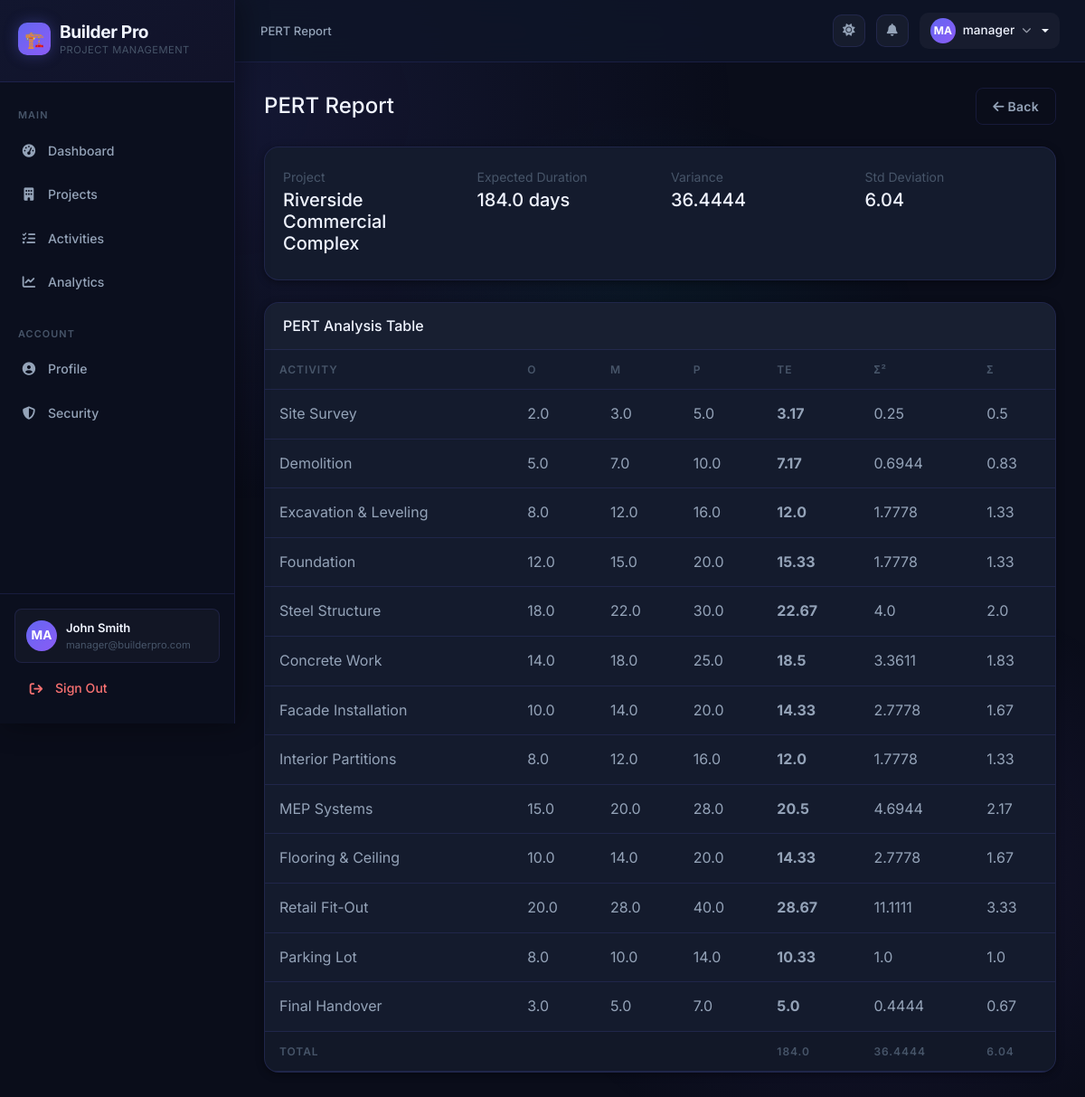
Screenshot of /analytics/project/2/pert-report/ (signed in) with the database file from the repository.
### projects/models.py (models this page shows, shortened)
class Project(models.Model):
    name = models.CharField(max_length=200)
    description = models.TextField(blank=True)
    client_name = models.CharField(max_length=200, blank=True)
    location = models.CharField(max_length=200, blank=True)
    start_date = models.DateField()
    end_date = models.DateField()
    budget = models.DecimalField(max_digits=15, decimal_places=2, default=0)
    status = models.CharField(max_length=20, choices=STATUS_CHOICES, default='planning')
    created_by = models.ForeignKey(User, on_delete=models.SET_NULL, null=True, related_name='projects')
    created_at = models.DateTimeField(auto_now_add=True)
    updated_at = models.DateTimeField(auto_now=True)

### activities/models.py (models this page shows, shortened)
class Activity(models.Model):
    project = models.ForeignKey(Project, on_delete=models.CASCADE, related_name='activities')
    name = models.CharField(max_length=200)
    description = models.TextField(blank=True)
    optimistic_time = models.FloatField(default=0)
    most_likely_time = models.FloatField(default=0)
    pessimistic_time = models.FloatField(default=0)
    expected_duration = models.FloatField(default=0, editable=False)
    variance = models.FloatField(default=0, editable=False)
    standard_deviation = models.FloatField(default=0, editable=False)
    cost = models.DecimalField(max_digits=12, decimal_places=2, default=0)
    priority = models.CharField(max_length=20, choices=PRIORITY_CHOICES, default='medium')
    status = models.CharField(max_length=20, choices=STATUS_CHOICES, default='not_started')
    assigned_to = models.ForeignKey(User, on_delete=models.SET_NULL, null=True, blank=True, related_name='activities')
    start_date = models.DateField(null=True, blank=True)
    end_date = models.DateField(null=True, blank=True)
    earliest_start = models.FloatField(default=0, editable=False)
    earliest_finish = models.FloatField(default=0, editable=False)
    latest_start = models.FloatField(default=0, editable=False)
    latest_finish = models.FloatField(default=0, editable=False)
    float_time = models.FloatField(default=0, editable=False)
    is_critical = models.BooleanField(default=False, editable=False)
    created_at = models.DateTimeField(auto_now_add=True)
    updated_at = models.DateTimeField(auto_now=True)
    class Meta:
        verbose_name_plural = 'Activities'
        ordering = ['project', 'earliest_start']

### analytics/views.py (the view)
# urls.py: path('project/<int:pk>/pert-report/', views.pert_report, name='pert_report'),
@login_required
def pert_report(request, pk):
    project = get_object_or_404(Project, pk=pk)
    activities = Activity.objects.filter(project=project)
    total_expected = sum(a.expected_duration for a in activities)
    total_variance = sum(a.variance for a in activities)
    total_std = total_variance ** 0.5
    return render(request, 'analytics/pert_report.html', {
        'project': project,
        'activities': activities,
        'total_expected': round(total_expected, 2),
        'total_variance': round(total_variance, 4),
        'total_std': round(total_std, 2),
    })

### templates/analytics/pert_report.html (shortened to what this page needs)
{% extends 'base.html' %}
{% block breadcrumb %}PERT Report{% endblock %}
{% block content %}
<div class="d-flex justify-content-between align-items-center mb-4">
    <h4 class="mb-0">PERT Report</h4>
    <a href="{% url 'pert_analysis' project.pk %}" class="btn btn-outline-secondary"><i class="fas fa-arrow-left"></i> Back</a>
</div>
<div class="card mb-4">
    <div class="card-body">
        <div class="row">
            <div class="col-md-3">
                <small class="text-muted">Project</small>
                <h5>{{ project.name }}</h5>
            </div>
            <div class="col-md-3">
                <small class="text-muted">Expected Duration</small>
                <h5>{{ total_expected }} days</h5>
            </div>
            <div class="col-md-3">
                <small class="text-muted">Variance</small>
                <h5>{{ total_variance }}</h5>
            </div>
            <div class="col-md-3">
                <small class="text-muted">Std Deviation</small>
                <h5>{{ total_std }}</h5>
            </div>
        </div>
    </div>
</div>
<div class="card">
    <div class="card-header bg-white">
        <h6 class="mb-0">PERT Analysis Table</h6>
    </div>
    <div class="table-responsive">
        <table class="table table-hover mb-0">
            <thead>
                <tr>
                    <th>Activity</th>
                    <th>O</th>
                    <th>M</th>
                    <th>P</th>
                    <th>TE</th>
                    <th>σ²</th>
                    <th>σ</th>
                </tr>
            </thead>
            <tbody>
                {% for activity in activities %}
                <tr>
                    <td>{{ activity.name }}</td>
                    <td>{{ activity.optimistic_time }}</td>
                    <td>{{ activity.most_likely_time }}</td>
                    <td>{{ activity.pessimistic_time }}</td>
                    <td><strong>{{ activity.expected_duration }}</strong></td>
                    <td>{{ activity.variance }}</td>
                    <td>{{ activity.standard_deviation }}</td>
                </tr>
                {% endfor %}
            </tbody>
            <tfoot>
                <tr class="table-active">
                    <th colspan="4">Total</th>
                    <th>{{ total_expected }}</th>
                    <th>{{ total_variance }}</th>
                    <th>{{ total_std }}</th>
                </tr>
            </tfoot>
        </table>
    </div>
</div>
{% endblock %}

### templates/base.html (shortened to what this page needs)
{% load static %}
<!DOCTYPE html>
<html lang="en">
<head>
    <link href="https://cdn.jsdelivr.net/npm/bootstrap@5.3.2/dist/css/bootstrap.min.css" rel="stylesheet">
    <link href="https://cdnjs.cloudflare.com/ajax/libs/font-awesome/6.5.1/css/all.min.css" rel="stylesheet">
    <link href="{% static 'css/builderpro.css' %}" rel="stylesheet">
</head>
<body {% if not user.is_authenticated %}class="auth-page"{% endif %}>
{% if user.is_authenticated %}
<div class="wrapper">
    <nav class="sidebar" id="sidebar">
        <div class="sidebar-header">
            <h3>
                <div class="sidebar-logo-icon">🏗️</div>
                <div>
                    Builder Pro
                    <div class="sidebar-tagline">Project Management</div>
                </div>
            </h3>
        </div>
        <div style="padding: 12px 0; flex: 1; overflow-y: auto;">
            <div class="nav-section-label">Main</div>
            <ul class="nav flex-column" style="list-style:none; padding:0; margin:0;">
                <li class="nav-item">
                    <a class="nav-link {% if request.resolver_match.url_name == 'dashboard' %}active{% endif %}"
                       href="{% url 'dashboard' %}">
                        <i class="fas fa-gauge-high"></i> Dashboard
                    </a>
                </li>
                <li class="nav-item">
                    <a class="nav-link {% if 'project' in request.resolver_match.url_name %}active{% endif %}"
                       href="{% url 'project_list' %}">
                        <i class="fas fa-building"></i> Projects
                    </a>
                </li>
                <li class="nav-item">
                    <a class="nav-link {% if 'activity' in request.resolver_match.url_name %}active{% endif %}"
                       href="{% url 'activity_list' %}">
                        <i class="fas fa-list-check"></i> Activities
                    </a>
                </li>
                <li class="nav-item">
                    <a class="nav-link {% if 'analytics' in request.resolver_match.url_name %}active{% endif %}"
                       href="{% url 'analytics_dashboard' %}">
                        <i class="fas fa-chart-line"></i> Analytics
                    </a>
                </li>
                <div class="nav-section-label" style="margin-top:8px;">Account</div>
                <li class="nav-item">
                    <a class="nav-link {% if request.resolver_match.url_name == 'profile' %}active{% endif %}"
                       href="{% url 'profile' %}">
                        <i class="fas fa-user-circle"></i> Profile
                    </a>
                </li>
                <li class="nav-item">
                    <a class="nav-link {% if request.resolver_match.url_name == 'change_password' %}active{% endif %}"
                       href="{% url 'change_password' %}">
                        <i class="fas fa-shield-halved"></i> Security
                    </a>
                </li>
            </ul>
        </div>
        <div class="sidebar-footer">
            <div class="sidebar-user">
                <div class="sidebar-user-avatar">{{ user.username|slice:":2"|upper }}</div>
                <div class="sidebar-user-info">
                    <div class="sidebar-user-name">{{ user.get_full_name|default:user.username }}</div>
                    <div class="sidebar-user-role">{{ user.email|default:"Admin" }}</div>
                </div>
            </div>
            <a href="{% url 'logout' %}" class="nav-link mt-2" style="color: #f87171; border-radius: 8px; padding: 9px 12px;">
                <i class="fas fa-arrow-right-from-bracket"></i> Sign Out
            </a>
        </div>
    </nav>
    <div id="content">
        <nav class="topbar">
            <div class="topbar-left">
                <span class="breadcrumb-text">
                    {% block breadcrumb %}{% endblock %}
                </span>
            </div>
            <div class="topbar-right">
                <button id="darkModeToggle" class="topbar-btn" onclick="toggleDarkMode()" title="Toggle theme">
                    <i class="fas fa-moon" id="themeIcon"></i>
                </button>
                <button class="topbar-btn" title="Notifications">
                    <i class="fas fa-bell"></i>
                </button>
                <div class="dropdown">
                    <button class="topbar-user dropdown-toggle" data-bs-toggle="dropdown" aria-expanded="false" style="border:none;">
                        <div class="topbar-user-avatar">{{ user.username|slice:":2"|upper }}</div>
                        <span class="d-none d-sm-inline">{{ user.username }}</span>
                        <i class="fas fa-chevron-down" style="font-size:0.65rem; opacity:0.6;"></i>
                    </button>
                </div>
            </div>
        </nav>
        <div class="main-content">
{% endif %}
    {% block content %}{% endblock %}
{% if user.is_authenticated %}
        </div>
    </div>
</div>
{% else %}
</div>
{% endif %}
</body>
</html>

### rows the page displays
Project: name "Riverside Commercial Complex"
Activity: name "Site Survey", optimistic_time "2.0", most_likely_time "3.0", pessimistic_time "5.0", expected_duration "3.17", variance "0.25", standard_deviation "0.5"
Activity: name "Demolition", optimistic_time "5.0", most_likely_time "7.0", pessimistic_time "10.0", expected_duration "7.17", variance "0.6944", standard_deviation "0.83"
Activity: name "Excavation & Leveling", optimistic_time "8.0", most_likely_time "12.0", pessimistic_time "16.0", expected_duration "12.0", variance "1.7778", standard_deviation "1.33"
Activity: name "Foundation", optimistic_time "12.0", most_likely_time "15.0", pessimistic_time "20.0", expected_duration "15.33", variance "1.7778", standard_deviation "1.33"
Activity: name "Steel Structure", optimistic_time "18.0", most_likely_time "22.0", pessimistic_time "30.0", expected_duration "22.67", variance "4.0", standard_deviation "2.0"
Activity: name "Concrete Work", optimistic_time "14.0", most_likely_time "18.0", pessimistic_time "25.0", expected_duration "18.5", variance "3.3611", standard_deviation "1.83"
Activity: name "Facade Installation", optimistic_time "10.0", most_likely_time "14.0", pessimistic_time "20.0", expected_duration "14.33", variance "2.7778", standard_deviation "1.67"
Activity: name "Interior Partitions", optimistic_time "8.0", most_likely_time "12.0", pessimistic_time "16.0", expected_duration "12.0", variance "1.7778", standard_deviation "1.33"
Activity: name "MEP Systems", optimistic_time "15.0", most_likely_time "20.0", pessimistic_time "28.0", expected_duration "20.5", variance "4.6944", standard_deviation "2.17"
Activity: name "Flooring & Ceiling", optimistic_time "10.0", most_likely_time "14.0", pessimistic_time "20.0", expected_duration "14.33", variance "2.7778", standard_deviation "1.67"
Activity: name "Retail Fit-Out", optimistic_time "20.0", most_likely_time "28.0", pessimistic_time "40.0", expected_duration "28.67", variance "11.1111", standard_deviation "3.33"
Activity: name "Parking Lot", optimistic_time "8.0", most_likely_time "10.0", pessimistic_time "14.0", expected_duration "10.33", variance "1.0", standard_deviation "1.0"
Activity: name "Final Handover", optimistic_time "3.0", most_likely_time "5.0", pessimistic_time "7.0", expected_duration "5.0", variance "0.4444", standard_deviation "0.67"

### other values shown
{{ user.username|slice:":2"|upper }} "MA"
{{ user.get_full_name|default:user.username }} "John Smith"
{{ user.email|default:"Admin" }} "manager@builderpro.com"
{{ user.username }} "manager"
{{ total_expected }} "184.0"
{{ total_variance }} "36.4444"
{{ total_std }} "6.04"
